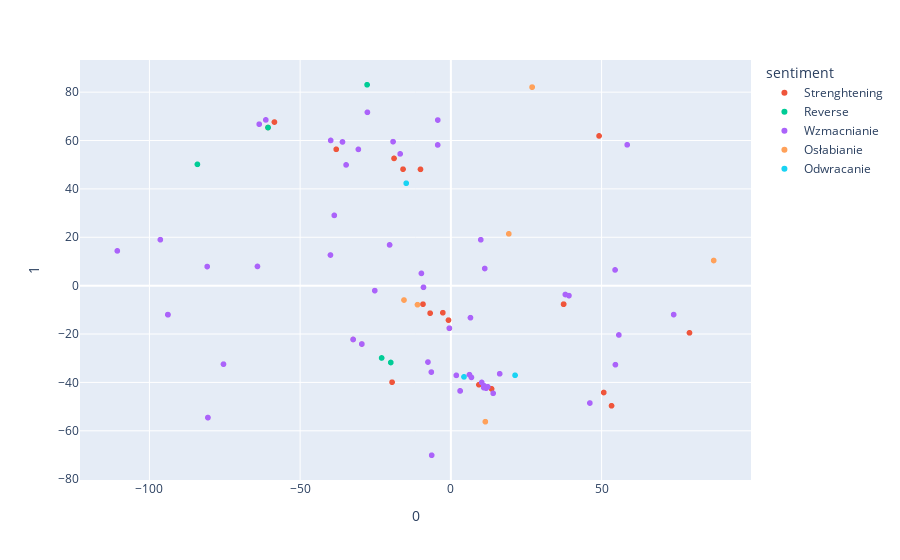

The cell this chart's notebook holds for it:
### Code cell
fig = px.scatter(df, x=0, y=1, hover_data=df.columns, color="sentiment")
fig.show()

### Figure 1 — Plotly figure (JSON) as saved in the notebook; plotly's stock layout.template omitted (floating-point values rounded to 4 significant figures)
{"data": [{"customdata": [["i", "Strenghtening"], ["i", "Strenghtening"], ["wart", "Strenghtening"], ["z", "Strenghtening"], ["krzywoprzysięzcą", "Strenghtening"], ["i", "Strenghtening"], ["zakłamanym", "Strenghtening"], ["oszustem", "Strenghtening"], ["menda", "Strenghtening"], ["ci", "Strenghtening"], ["łżesz", "Strenghtening"], ["jak", "Strenghtening"], ["bura", "Strenghtening"], ["suka", "Strenghtening"], ["z", "Strenghtening"], ["z", "Strenghtening"], ["faszyzującymi", "Strenghtening"], ["ultrasem", "Strenghtening"], ["i", "Strenghtening"], ["ma", "Strenghtening"], ["zawsze", "Strenghtening"], ["chorzy", "Strenghtening"], ["psychicznie", "Strenghtening"], ["z", "Strenghtening"]], "hovertemplate": "sentiment=%{customdata[1]}<br>0=%{x}<br>1=%{y}<br>label=%{customdata[0]}<extra></extra>", "legendgroup": "Strenghtening", "marker": {"color": "#EF553B", "symbol": "circle"}, "mode": "markers", "name": "Strenghtening", "showlegend": true, "type": "scattergl", "x": [-18.86, -15.87, -9.243, -60.66, -0.4958, -10.07, -32.42, -29.53, 9.305, 50.72, 13.49, 49.16, 37.41, 37.4, -60.66, -58.53, -2.655, -0.7801, -38.04, 79.16, -6.883, 53.31, -19.51, -60.66], "xaxis": "x", "y": [52.61, 48.16, -7.66, 65.37, -17.6, 48.08, -22.24, -24.13, -40.95, -44.17, -42.64, 61.9, -7.642, -7.678, 65.37, 67.63, -11.18, -14.25, 56.37, -19.5, -11.38, -49.66, -39.9, 65.37], "yaxis": "y"}, {"customdata": [["o", "Reverse"], ["osobistej", "Reverse"], ["sympatii", "Reverse"], ["do", "Reverse"], ["z", "Reverse"]], "hovertemplate": "sentiment=%{customdata[1]}<br>0=%{x}<br>1=%{y}<br>label=%{customdata[0]}<extra></extra>", "legendgroup": "Reverse", "marker": {"color": "#00cc96", "symbol": "circle"}, "mode": "markers", "name": "Reverse", "showlegend": true, "type": "scattergl", "x": [-27.79, -22.97, -19.93, -84.09, -60.66], "xaxis": "x", "y": [83.06, -29.89, -31.76, 50.15, 65.37], "yaxis": "y"}, {"customdata": [["prostacka", "Wzmacnianie"], ["zakala", "Wzmacnianie"], ["sadownictwa", "Wzmacnianie"], ["i", "Wzmacnianie"], ["zakala", "Wzmacnianie"], ["i", "Wzmacnianie"], ["się", "Wzmacnianie"], ["na", "Wzmacnianie"], ["na", "Wzmacnianie"], ["głowę", "Wzmacnianie"], ["już", "Wzmacnianie"], ["zbyt", "Wzmacnianie"], ["późno", "Wzmacnianie"], ["debilu", "Wzmacnianie"], ["debile", "Wzmacnianie"], ["pajacu", "Wzmacnianie"], ["z", "Wzmacnianie"], ["krzywoprzysięzcą", "Wzmacnianie"], ["i", "Wzmacnianie"], ["zakłamanym", "Wzmacnianie"], ["oszustem", "Wzmacnianie"], ["i", "Wzmacnianie"], ["faszysta", "Wzmacnianie"], ["i", "Wzmacnianie"], ["wkurwia", "Wzmacnianie"], ["swastykę", "Wzmacnianie"], ["na", "Wzmacnianie"], ["i", "Wzmacnianie"], ["by", "Wzmacnianie"], ["się", "Wzmacnianie"], ["mi", "Wzmacnianie"], ["trzeba", "Wzmacnianie"], ["mieć", "Wzmacnianie"], ["w", "Wzmacnianie"], ["głowie", "Wzmacnianie"], ["gnidy", "Wzmacnianie"], ["i", "Wzmacnianie"], ["i", "Wzmacnianie"], ["po", "Wzmacnianie"], ["ty", "Wzmacnianie"], ["stary", "Wzmacnianie"], ["głupia", "Wzmacnianie"], ["w", "Wzmacnianie"], ["jebany", "Wzmacnianie"], ["kurwa", "Wzmacnianie"], ["parchu", "Wzmacnianie"], ["jak", "Wzmacnianie"], ["i", "Wzmacnianie"], ["pajacu", "Wzmacnianie"], ["w", "Wzmacnianie"], ["pospolity", "Wzmacnianie"], ["się", "Wzmacnianie"], ["z", "Wzmacnianie"], ["największych", "Wzmacnianie"], ["debili", "Wzmacnianie"], ["zjeby", "Wzmacnianie"], ["na", "Wzmacnianie"], ["nich", "Wzmacnianie"]], "hovertemplate": "sentiment=%{customdata[1]}<br>0=%{x}<br>1=%{y}<br>label=%{customdata[0]}<extra></extra>", "legendgroup": "Wzmacnianie", "marker": {"color": "#ab63fa", "symbol": "circle"}, "mode": "markers", "name": "Wzmacnianie", "showlegend": true, "type": "scattergl", "x": [39.17, 3.075, 9.923, -4.372, 3.075, -19.17, -80.6, -93.87, -93.87, -6.474, -39.94, 54.48, 6.509, 11.69, 46.12, 12.23, -63.58, -0.4958, -4.34, -32.42, -29.53, -16.82, 11.24, -39.86, 16.2, -9.768, -93.87, -35.95, 55.73, -75.42, -6.356, 54.58, 73.91, -80.84, -7.594, 6.821, -34.76, -30.68, -64.16, 14.03, -9.074, 37.98, -110.7, 10.91, 10.22, 10.91, 58.5, -27.69, 12.23, -96.37, -25.23, -80.6, -61.39, -38.68, 1.807, 6.173, -93.87, -20.32], "xaxis": "x", "y": [-4.124, -43.5, 18.98, 58.18, -43.5, 59.54, -54.54, -11.99, -11.99, -35.74, 12.66, 6.496, -13.24, -42.39, -48.53, -41.83, 66.76, -17.6, 68.45, -22.24, -24.13, 54.48, 7.088, 60.04, -36.43, 5.077, -11.99, 59.41, -20.39, -32.45, -70.11, -32.67, -11.96, 7.893, -31.58, -37.93, 49.92, 56.34, 7.947, -44.49, -0.6808, -3.659, 14.38, -41.32, -40.0, -42.17, 58.23, 71.66, -41.83, 19.01, -2.05, -54.54, 68.53, 29.06, -37.08, -36.79, -11.99, 16.85], "yaxis": "y"}, {"customdata": [["Pan", "Osłabianie"], ["proszę", "Osłabianie"], ["A", "Osłabianie"], ["taki", "Osłabianie"], ["był", "Osłabianie"], ["porządny", "Osłabianie"], ["A", "Osłabianie"]], "hovertemplate": "sentiment=%{customdata[1]}<br>0=%{x}<br>1=%{y}<br>label=%{customdata[0]}<extra></extra>", "legendgroup": "Osłabianie", "marker": {"color": "#FFA15A", "symbol": "circle"}, "mode": "markers", "name": "Osłabianie", "showlegend": true, "type": "scattergl", "x": [19.22, 11.44, 26.96, -15.55, 87.19, -11.06, 26.96], "xaxis": "x", "y": [21.42, -56.24, 82.08, -5.942, 10.4, -7.871, 82.08], "yaxis": "y"}, {"customdata": [["ja", "Odwracanie"], ["też", "Odwracanie"], ["spierdalam", "Odwracanie"]], "hovertemplate": "sentiment=%{customdata[1]}<br>0=%{x}<br>1=%{y}<br>label=%{customdata[0]}<extra></extra>", "legendgroup": "Odwracanie", "marker": {"color": "#19d3f3", "symbol": "circle"}, "mode": "markers", "name": "Odwracanie", "showlegend": true, "type": "scattergl", "x": [21.3, -14.81, 4.355], "xaxis": "x", "y": [-37.06, 42.34, -37.72], "yaxis": "y"}], "layout": {"legend": {"title": {"text": "sentiment"}, "tracegroupgap": 0}, "margin": {"t": 60}, "xaxis": {"anchor": "y", "domain": [0, 1], "title": {"text": "0"}}, "yaxis": {"anchor": "x", "domain": [0, 1], "title": {"text": "1"}}}}
